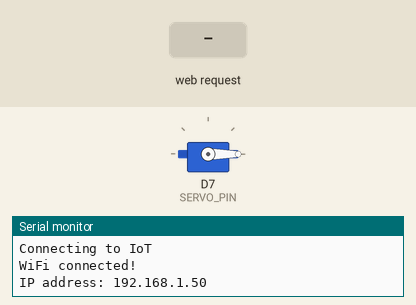
Simulated run of this program. Board: Arduino Uno R4 WiFi. On the bench: servo, the last lines printed to the serial monitor. The inputs (shaded band) are chosen by the test bench. WiFi joins after 1.5 s; servers stay silent unless stated.

Above: at 2.7 s.
2.8 s: HTTP request GET /open received
At 3.4 s:
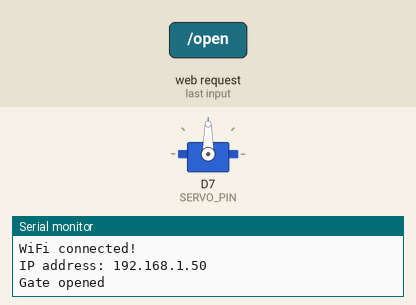
Timing chart, 0 to 9.3 s (numbered marks = the images above; inputs shaded):
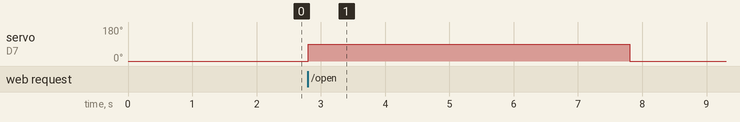

Measured:
- after the input at 2.8 s, servo on D7 (SERVO_PIN): 0° → 90° at once, → 0° 5.0 s later

The program:

main.cpp
```cpp
#include <Arduino.h>
#include <WiFiS3.h>
#include <Servo.h>
#include "secret_IoT.h" // Contains WiFi credentials

Servo gateServo;
const int SERVO_PIN = 7;
bool gateOpen = false;
unsigned long gateTimer = 0;
const unsigned long GATE_OPEN_DURATION = 5000;

WiFiServer server(80);

void setup()
{
  Serial.begin(9600);

  // Wait for serial connection or timeout after 10 seconds
  unsigned long serialTimeout = millis();
  while (!Serial && (millis() - serialTimeout < 10000))
  {
    ; // Wait for serial port to connect
  }

  gateServo.attach(SERVO_PIN);
  gateServo.write(0); // Start closed

  // Connect to WiFi
  Serial.print("\nConnecting to ");
  Serial.print(ssid);
  WiFi.begin(ssid, password);

  unsigned long wifiTimeout = millis();
  while (WiFi.status() != WL_CONNECTED && (millis() - wifiTimeout < 20000))
  {
    delay(500);
    Serial.print(".");
  }

  if (WiFi.status() == WL_CONNECTED)
  {
    Serial.println("\nWiFi connected!");
    Serial.print("IP address: ");
    Serial.println(WiFi.localIP());
    server.begin();
  }
  else
  {
    Serial.println("\nFailed to connect to WiFi!");
    while (true)
      ; // Halt if no connection
  }
}

void openGate()
{
  gateServo.write(90);
  gateOpen = true;
  gateTimer = millis();
  Serial.println("Gate opened");
}

void closeGate()
{
  gateServo.write(0);
  gateOpen = false;
  Serial.println("Gate closed");
}

void loop()
{
  WiFiClient client = server.available();

  if (client)
  {
    String request = client.readStringUntil('\r');
    client.flush();

    if (request.indexOf("GET /open") != -1)
    {
      openGate();
      client.println("HTTP/1.1 200 OK");
      client.println("Content-Type: text/html");
      client.println("Connection: close");
      client.println();
      client.println("Gate opened!");
    }

    client.stop();
  }

  // Auto-close gate after duration
  if (gateOpen && millis() - gateTimer > GATE_OPEN_DURATION)
  {
    closeGate();
  }
}
```

secret_IoT.h
```cpp
// arduino_secrets.h header file
const char *ssid = "IoT";
const char *password = "KdGIoT83!";

#define ssid "IoT"
#define password "KdGIoT83!"

// Airtable Configuration
const char *airtableApiKey = "patFHRDQicoVujdu7.db8d40a5cd6f82d08516d56cb9f9299492a0e68ae8d97131217d5e4b16b08bdd";
const char *baseId = "app2mOWaxPlGj12P4";
const char *tableId = "tbltBMsnZK9V5KFlb"; // Your Sensors table ID
```
